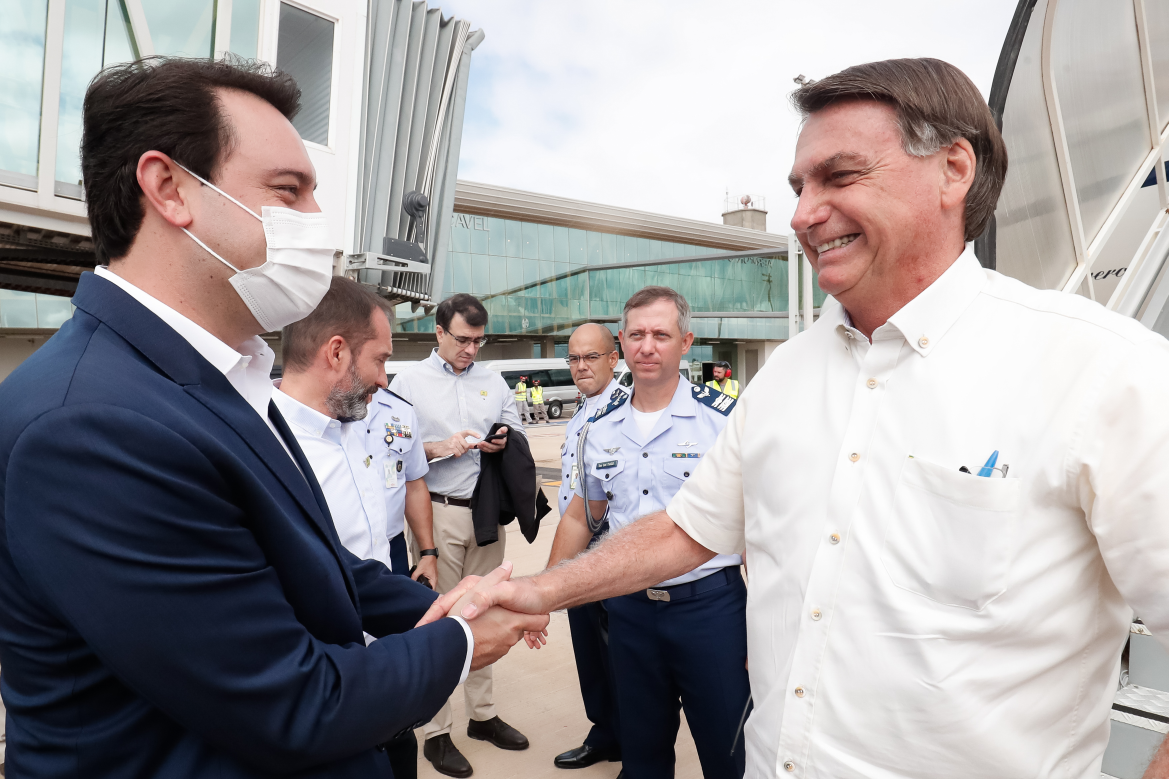
#> input picture 14479-DS/Aula-04/data/covid-2.jpg, 3506 x 2337 px, given as the content of the folder C:/Users/rene_/Downloads/ML/week07/AR, which was not available (shown at 1/3 size)
$ python scr_PCA_AR.py   (older library calls are emulated)
#> lines starting #> are read from the running program, lines starting #| are printed output that depends on the picture
import os
import numpy as np
import cv2
import shutil
import pickle
from scipy.linalg import eigh


input_folder = r'C:\Users\rene_\Downloads\ML\week07\AR'
output_folder = r'C:\Users\rene_\Downloads\ML\week07\AR_out'

if os.path.isdir(output_folder):
    shutil.rmtree(output_folder)

os.mkdir(output_folder)

files = os.listdir(input_folder)

proportion = 0.05

################################################################################################
#   STEP 1
#   Loading data and concatenate everything into a big matrix
################################################################################################

dataset = []
new_size = []
for f in files:
    if f.find('.jpg') == -1:
        continue
    print(f)
    img = cv2.imread(os.path.join(input_folder, f))
#> img is the input picture: shape (2337, 3506, 3); mean B, G, R 155.7, 153.9, 159
    img = cv2.resize(img, None, fx=proportion, fy=proportion)
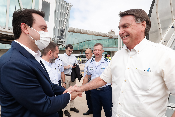
#> img: shape (117, 175, 3); mean B, G, R 155.8, 154, 159.1
    new_size = img.shape
#> new_size = (117, 175, 3)
    dataset.append(img.flatten())

dataset = np.asarray(dataset)

print('Dataset created: %d rows x %d columns' % (dataset.shape[0], dataset.shape[1]))
#| Dataset created: 1 rows x 61425 columns


################################################################################################
#   STEP 2
#   Obtain mu, covariance matrix and eigen values/vectors.
################################################################################################

mu = np.mean(dataset, axis=0)

#> (the run stopped early here; a loop or call above may not have finished)

$ run again, on 14479-DS/Aula-04/data/covid-3.jpg
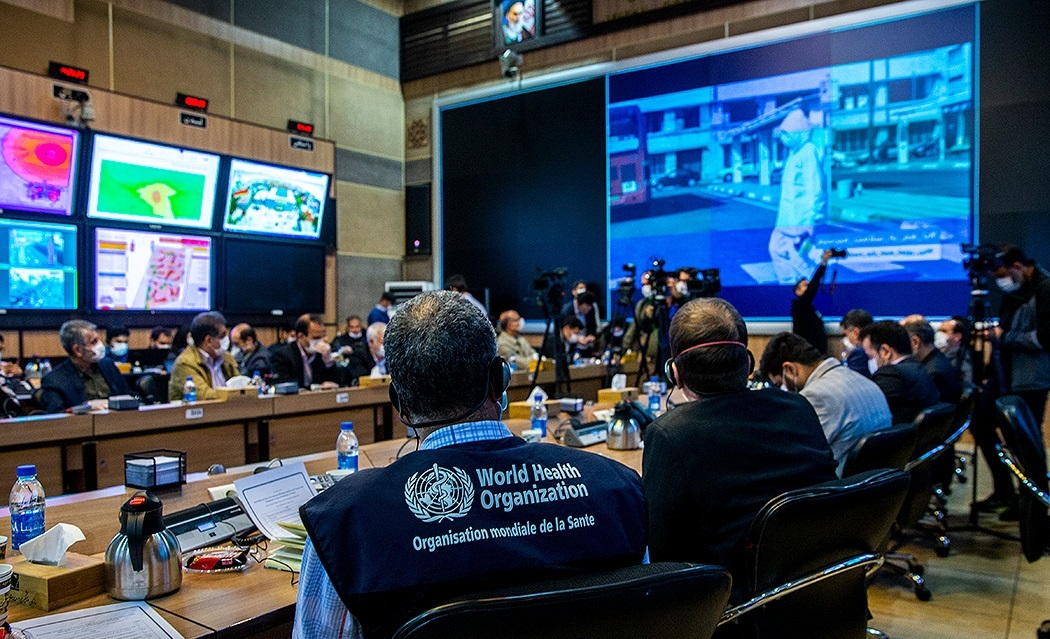
#> input picture 14479-DS/Aula-04/data/covid-3.jpg, 1050 x 639 px, given as the content of the folder C:/Users/rene_/Downloads/ML/week07/AR, which was not available
#> img is the input picture: shape (639, 1050, 3); mean B, G, R 91.9, 76.7, 59.2
#> `img = cv2.resize(img, None, fx=proportion, fy=proportion)`:
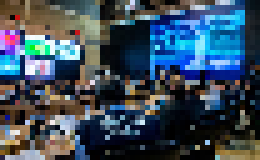
#> img: shape (32, 52, 3) (shown 5 times larger); mean B, G, R 92.7, 77.4, 60.2
#| Dataset created: 1 rows x 4992 columns
#> mu = 4992 values, max 255 at index 741, min 0 at index 707, mean 76.73
#> covar: shape (4992, 4992) float64; every value is NaN or infinite
